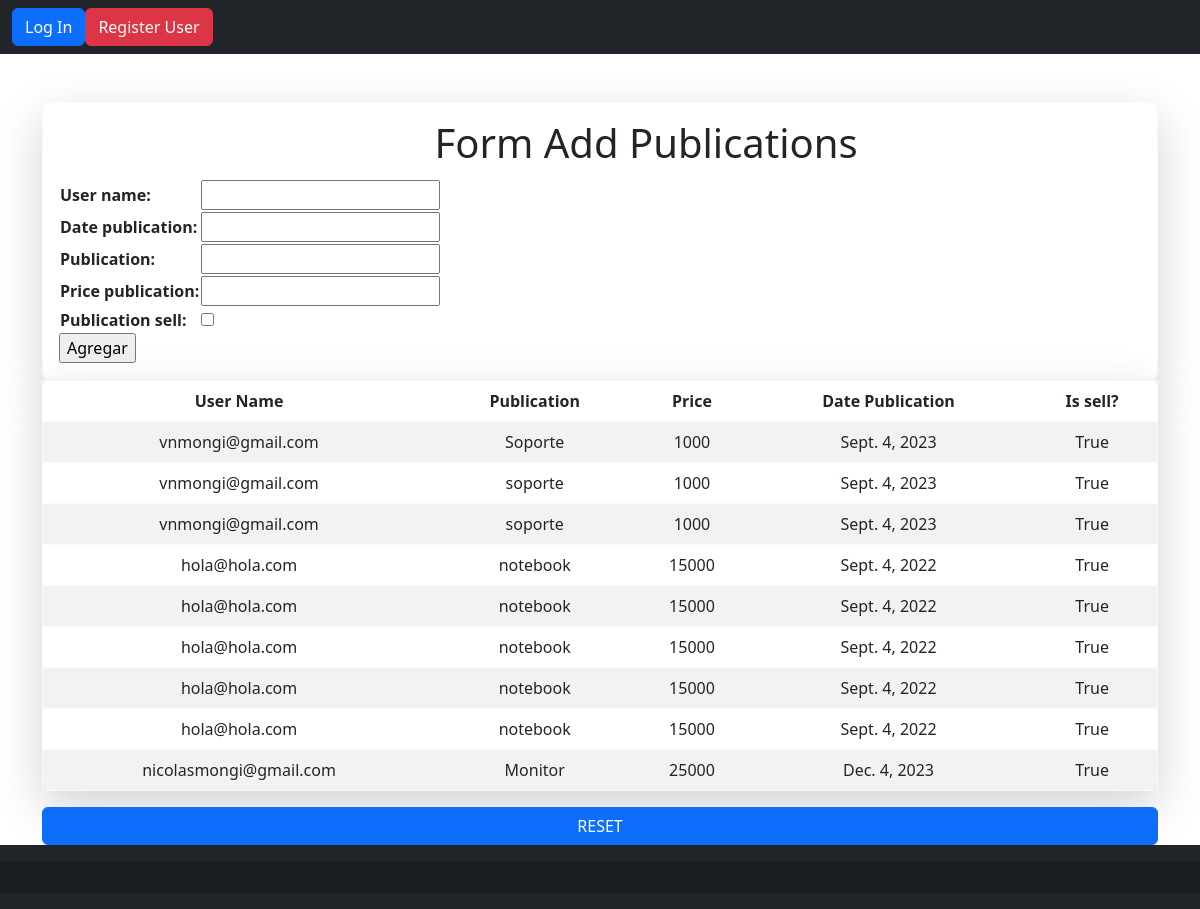
Screenshot of /APP/publications/ with the database file from the repository.
### APP/models.py (models this page shows)
class Publications(models.Model):
    user_name = models.EmailField()
    date_publication = models.DateField(max_length=10)
    publication = models.CharField(max_length=50)
    price_publication = models.IntegerField()
    publication_sell = models.BooleanField()

### APP/views.py (the view)
# urls.py: path("publications/", publications, name="publications"),
def publications(request):
    if request.method == 'POST':
        form = PublicationsForm(request.POST)
        if form.is_valid():
            publ = Publications()
            publ.user_name = form.cleaned_data['user_name']
            publ.date_publication = form.cleaned_data['date_publication']
            publ.publication = form.cleaned_data['publication']
            publ.price_publication = form.cleaned_data['price_publication']
            publ.publication_sell = form.cleaned_data['publication_sell']
            publ.save()
            form = PublicationsForm()
        else:
            pass
    else:
        form = PublicationsForm()
    publications = Publications.objects.all()
    context = {"publications":publications, "form":form}
    return render(request, 'APP/publications.html', context)

### APP/forms.py
class PublicationsForm(forms.Form):
    user_name = forms.EmailField()
    date_publication = forms.DateField()
    publication = forms.CharField(max_length=50)
    price_publication = forms.IntegerField()
    publication_sell = forms.BooleanField()

### APP/templates/APP/publications.html (shortened to what this page needs)
{% extends "APP/layout_access.html" %}
{% load static %}
{% block content %}
<div class="container d-flex align-items-center flex-column mt-5 ">
    <form class="border border-light shadow-lg w-100 rounded-3 p-3" action="" method="post">
        <div class="row mb-1 align-items-center justify-content-center">
            <label class="col-sm-1 col-form-label"></label>
            <div class="col-sm-7 text-center">
                <h1>Form Add Publications</h1>
            </div>
        </div>
            <table>
            {{ form.as_table }}
            </table>
            <input type="submit" value="Agregar">
    </form>
    <table class="table table-striped table-hover border border-light shadow-lg bg-white rounded-3 w-100">
        <thead>
            <tr>
                <th class="w-10 text-center" scope="col">User Name</th>
                <th class="w-10 text-center" scope="col">Publication</th>
                <th class="w-10 text-center" scope="col">Price</th>
                <th class="w-10 text-center" scope="col">Date Publication</th>
                <th class="w-10 text-center" scope="col">Is sell?</th>
            </tr>
        </thead>
        <tbody>
            {% for publication in publications %}
            <tr>
                <td class="w-10 text-center">{{ publication.user_name }}</td>
                <td class="w-10 text-center">{{ publication.publication }}</td>
                <td class="w-10 text-center">{{ publication.price_publication }}</td>
                <td class="w-10 text-center">{{ publication.date_publication }}</td>
                <td class="w-10 text-center">{{ publication.publication_sell }}</td>
            </tr>
            {% endfor %}
        </tbody>
    </table>
    <tr>
        <a class="btn btn-primary w-100" href="{% url 'publications' %}">RESET</a>
    </tr>
</div>
{% endblock %}

### APP/templates/APP/layout_access.html
{% extends "APP/base.html" %}
{% load static %}
{% block layout %}
<div class="d-flex flex-column min-vh-100">
    <div class="flex-grow-1">
        <nav class="navbar navbar-expand-lg navbar-dark bg-dark">
        <div class="container-fluid">
            {% if user.is_authenticated %}
            <div class="collapse navbar-collapse" id="navbarNavDropdown">
                <ul class="navbar-nav">
                    <li class="nav-item dropdown">
                        <a class="nav-link dropdown-toggle" href="#" role="button" data-bs-toggle="dropdown" aria-expanded="false">
                            Add
                        </a>
                        <ul class="dropdown-menu">
                            <li><a class="dropdown-item" href="{% url 'new_project' %}">Create Project</a></li>
                        </ul>
                    </li>
                    <li class="nav-item dropdown">
                        <a class="nav-link dropdown-toggle" href="#" role="button" data-bs-toggle="dropdown" aria-expanded="false">
                            Search
                        </a>
                        <ul class="dropdown-menu">
                            <li><a class="dropdown-item" href="{% url 'search_project' %}">Search Project</a></li>
                        </ul>
                    </li>
                    <li class="nav-item dropdown">
                        <a class="nav-link dropdown-toggle" href="#" role="button" data-bs-toggle="dropdown" aria-expanded="false">
                            Modify
                        </a>
                        <ul class="dropdown-menu">
                            <li><a class="dropdown-item" href="{% url 'purchases' %}">Edit Project</a></li>
                        </ul>
                    </li>
                    <div class="collapse navbar-collapse" id="navbarNavDropdown">
                        <ul class="navbar-nav">
                        <div>
                            <li class="nav-item dropdown">
                                <a class="btn btn-primary" href="{% url 'logout' %}"  role="button" >
                                    Log Out </a>
                            </li>
                        </div>
                        <div class="collapse navbar-collapse" id="navbarNavDropdown">
                            <ul class="navbar-nav">
                            <div>
                                <li class="nav-item dropdown">
                                    <a class="btn btn-primary" href="{% url 'editarPerfil' %}"  role="button" >
                                        Edit Profile </a>
                                </li>
                            </div>
                            <div class="collapse navbar-collapse" id="navbarNavDropdown">
                                <ul class="navbar-nav">
                                <div>
                                    <li class="nav-item dropdown">
                                        <a class="btn btn-outline-info" href="{% url 'about_me' %}"  role="button" >
                                            About Me </a>
                                    </li>
                                </div>
                </ul>
            </div>
            {% else %}
            <div class="collapse navbar-collapse" id="navbarNavDropdown">
                <ul class="navbar-nav">
                <div>
                    <li class="nav-item dropdown">
                        <a class="btn btn-primary" href="{% url 'login' %}"  role="button" >
                            Log In </a>
                    </li>
                </div>
                <div>
                    <li class="nav-item dropdown">
                        <a class="btn btn-danger" href="{% url 'register' %}"  role="button" >
                                Register User </a>
                    </li>
                </div>
            </ul>
        </div>
            {% endif %}
        </div>
        </nav>
        {% block content%}
        {% endblock%}
    </div>
</div>
<footer class="bg-dark text-center text-white py-3">
    <div class="text-center p-3" style="background-color: rgba(0, 0, 0, 0.2);">
    </div>
</footer>
{% endblock%}

### APP/templates/APP/base.html (shortened to what this page needs)
{% load static %}
<!DOCTYPE html>
<html lang="en">
<head>
    <link rel="stylesheet" href="{% static 'css/bootstrap.min.css' %}">
    <link rel="stylesheet" href="{% static 'css/main.css' %}">
    <link rel="stylesheet" href="{% static 'fonts/css/all.css' %}">
</head>
<body>
    {% block layout %}
    {% endblock %}
</body>
</html>

### rows the page displays
Publications: user_name "vnmongi@gmail.com", publication "Soporte", price_publication "1000", date_publication "Sept. 4, 2023", publication_sell "True"
Publications: user_name "vnmongi@gmail.com", publication "soporte", price_publication "1000", date_publication "Sept. 4, 2023", publication_sell "True"
Publications: user_name "vnmongi@gmail.com", publication "soporte", price_publication "1000", date_publication "Sept. 4, 2023", publication_sell "True"
Publications: user_name "hola@hola.com", publication "notebook", price_publication "15000", date_publication "Sept. 4, 2022", publication_sell "True"
Publications: user_name "hola@hola.com", publication "notebook", price_publication "15000", date_publication "Sept. 4, 2022", publication_sell "True"
Publications: user_name "hola@hola.com", publication "notebook", price_publication "15000", date_publication "Sept. 4, 2022", publication_sell "True"
Publications: user_name "hola@hola.com", publication "notebook", price_publication "15000", date_publication "Sept. 4, 2022", publication_sell "True"
Publications: user_name "hola@hola.com", publication "notebook", price_publication "15000", date_publication "Sept. 4, 2022", publication_sell "True"
Publications: user_name "nicolasmongi@gmail.com", publication "Monitor", price_publication "25000", date_publication "Dec. 4, 2023", publication_sell "True"
